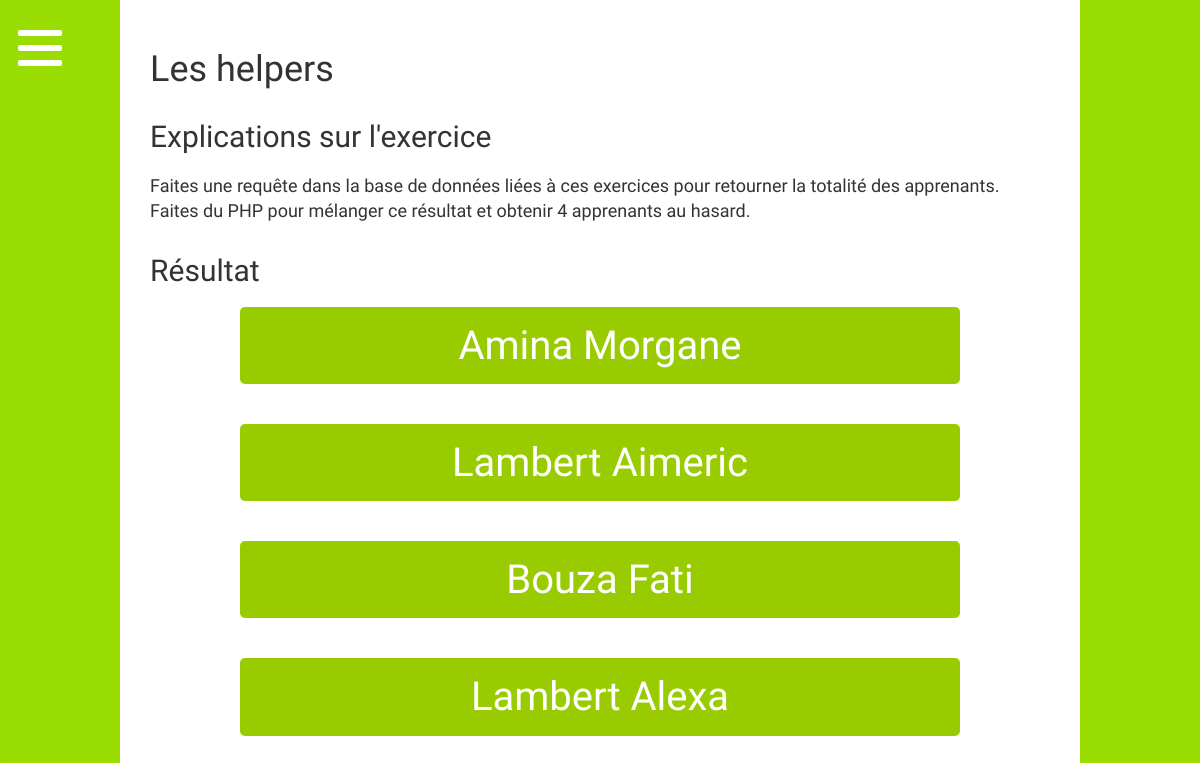
Screenshot of /helpers/ with the database file from the repository.
### tables this page shows
CREATE TABLE `users` (
  `id` int(11) NOT NULL,
  `nom` varchar(100) NOT NULL,
  `prenom` varchar(100) NOT NULL,
  `date_naissance` date NOT NULL
);

### helpers/index.php (the view, shortened to what this page needs)
<?php  include '../config.php'; ?>
<?php  include '../header.php'; ?>
<?php
$selectEleve = $dbconnexion->query('SELECT * FROM users ORDER BY RAND() LIMIT 4');
$selectEleve->execute();
$selectEleve->setFetchMode(PDO::FETCH_ASSOC);
?>
    <div class="general-content">
    <h1>Les helpers</h1>
    <h2>Explications sur l'exercice</h2>
    <p>Faites une requête dans la base de données liées à ces exercices pour retourner la totalité des apprenants. Faites du PHP pour mélanger ce résultat et obtenir 4 apprenants au hasard.
    </p>
    <h2>Résultat</h2>
    <?php
    foreach ($selectEleve->fetchAll() as $key => $value) {
        echo'<div class="choix-aleatoire">'.$value["nom"]. ' ' .$value["prenom"].'</div>';
    }
    ?>
<?php  include '../footer.php'; ?>

### css/menufullpage.css (style rules this page uses)
html { height:100%; }
body { background-color:#99cc00; margin: 0 auto; font-family: 'Montserrat Alternates', sans-serif; margin:0; padding:0; background: url(/img/background.svg) no-repeat center fixed; -webkit-background-size: cover; background-size: cover; height:100%; }
.general-content { width: 80%; margin: 0 auto; background-color: white; padding:30px; }
h1 { margin-bottom:30px; }
h2 { margin-top:30px; margin-bottom:20px; }
p { font-size:18px; }
.choix-aleatoire { width: 80%; margin: 0 auto; background-color: #99cc00; padding:10px; margin-bottom:40px; border-radius: 5px; text-align:center; font-size:40px; color:white; }

### rows the page displays
users: nom "Amina", prenom "Morgane"
users: nom "Lambert", prenom "Aimeric"
users: nom "Bouza", prenom "Fati"
users: nom "Lambert", prenom "Alexa"
